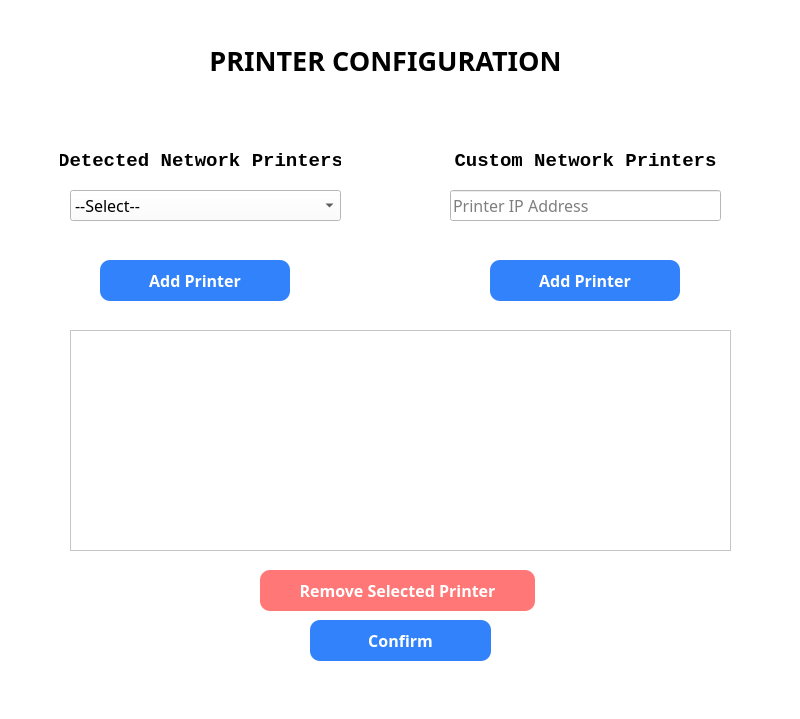
<?xml version="1.0" encoding="UTF-8"?>
<ui version="4.0">
 <class>PrinterSelectionWindow</class>
 <widget class="QMainWindow" name="PrinterSelectionWindow">
  <property name="geometry">
   <rect>
    <x>0</x>
    <y>0</y>
    <width>800</width>
    <height>719</height>
   </rect>
  </property>
  <property name="windowTitle">
   <string>Printer Configuration</string>
  </property>
  <property name="styleSheet">
   <string notr="true">background-color:white;</string>
  </property>
  <widget class="QWidget" name="centralwidget">
   <widget class="QPushButton" name="add_auto_network_printer_button">
    <property name="geometry">
     <rect>
      <x>100</x>
      <y>260</y>
      <width>190</width>
      <height>41</height>
     </rect>
    </property>
    <property name="font">
     <font>
      <family>Sans Serif Collection</family>
      <pointsize>12</pointsize>
      <weight>75</weight>
      <bold>true</bold>
     </font>
    </property>
    <property name="styleSheet">
     <string notr="true">QPushButton {
    background-color:#3282fb;
    border-radius: 10px;
	color:white;
}


QPushButton:pressed {
    border: 2px solid rgb(129, 129, 129); /* Thicker red border when pressed */
 	background-color:rgb(44, 115, 221); /* Change the background on press */
}</string>
    </property>
    <property name="text">
     <string>Add Printer</string>
    </property>
   </widget>
   <widget class="QLineEdit" name="network_printer_input">
    <property name="geometry">
     <rect>
      <x>450</x>
      <y>190</y>
      <width>271</width>
      <height>31</height>
     </rect>
    </property>
    <property name="font">
     <font>
      <family>Sans Serif Collection</family>
      <pointsize>12</pointsize>
     </font>
    </property>
    <property name="text">
     <string/>
    </property>
    <property name="placeholderText">
     <string>Printer IP Address</string>
    </property>
   </widget>
   <widget class="QComboBox" name="auto_network_printers_combo">
    <property name="geometry">
     <rect>
      <x>70</x>
      <y>190</y>
      <width>271</width>
      <height>31</height>
     </rect>
    </property>
    <property name="font">
     <font>
      <family>Sans Serif Collection</family>
      <pointsize>12</pointsize>
     </font>
    </property>
    <property name="placeholderText">
     <string/>
    </property>
    <item>
     <property name="text">
      <string>--Select--</string>
     </property>
    </item>
   </widget>
   <widget class="QLabel" name="label_2">
    <property name="geometry">
     <rect>
      <x>60</x>
      <y>140</y>
      <width>281</width>
      <height>41</height>
     </rect>
    </property>
    <property name="font">
     <font>
      <family>Consolas</family>
      <pointsize>14</pointsize>
      <weight>75</weight>
      <bold>true</bold>
     </font>
    </property>
    <property name="text">
     <string>Detected Network Printers</string>
    </property>
    <property name="alignment">
     <set>Qt::AlignCenter</set>
    </property>
   </widget>
   <widget class="QLabel" name="label_3">
    <property name="geometry">
     <rect>
      <x>450</x>
      <y>140</y>
      <width>271</width>
      <height>41</height>
     </rect>
    </property>
    <property name="font">
     <font>
      <family>Consolas</family>
      <pointsize>14</pointsize>
      <weight>75</weight>
      <bold>true</bold>
     </font>
    </property>
    <property name="text">
     <string>Custom Network Printers</string>
    </property>
    <property name="alignment">
     <set>Qt::AlignCenter</set>
    </property>
   </widget>
   <widget class="QListWidget" name="printer_list_widget">
    <property name="geometry">
     <rect>
      <x>70</x>
      <y>330</y>
      <width>661</width>
      <height>221</height>
     </rect>
    </property>
    <property name="font">
     <font>
      <family>Sans Serif Collection</family>
      <pointsize>12</pointsize>
     </font>
    </property>
    <property name="styleSheet">
     <string notr="true">text-align:center;</string>
    </property>
   </widget>
   <widget class="QPushButton" name="remove_printer_button">
    <property name="geometry">
     <rect>
      <x>260</x>
      <y>570</y>
      <width>275</width>
      <height>41</height>
     </rect>
    </property>
    <property name="font">
     <font>
      <family>Sans Serif Collection</family>
      <pointsize>12</pointsize>
      <weight>75</weight>
      <bold>true</bold>
     </font>
    </property>
    <property name="styleSheet">
     <string notr="true">QPushButton {
    background-color:rgb(255, 119, 119);
    border-radius: 10px;
	color:white;
}


QPushButton:pressed {
    border: 2px solid rgb(129, 129, 129); /* Thicker red border when pressed */
 	background-color:rgb(255, 0, 0); /* Change the background on press */
}</string>
    </property>
    <property name="text">
     <string>Remove Selected Printer</string>
    </property>
   </widget>
   <widget class="QPushButton" name="network_printer_button">
    <property name="geometry">
     <rect>
      <x>490</x>
      <y>260</y>
      <width>190</width>
      <height>41</height>
     </rect>
    </property>
    <property name="font">
     <font>
      <family>Sans Serif Collection</family>
      <pointsize>12</pointsize>
      <weight>75</weight>
      <bold>true</bold>
     </font>
    </property>
    <property name="styleSheet">
     <string notr="true">QPushButton {
    background-color:#3282fb;
    border-radius: 10px;
	color:white;
}


QPushButton:pressed {
    border: 2px solid rgb(129, 129, 129); /* Thicker red border when pressed */
 	background-color:rgb(44, 115, 221); /* Change the background on press */
}</string>
    </property>
    <property name="text">
     <string>Add Printer</string>
    </property>
   </widget>
   <widget class="QPushButton" name="confirm_config_button">
    <property name="geometry">
     <rect>
      <x>310</x>
      <y>620</y>
      <width>181</width>
      <height>41</height>
     </rect>
    </property>
    <property name="font">
     <font>
      <family>Sans Serif Collection</family>
      <pointsize>12</pointsize>
      <weight>75</weight>
      <bold>true</bold>
     </font>
    </property>
    <property name="styleSheet">
     <string notr="true">QPushButton {
    background-color:#3282fb;
    border-radius: 10px;
	color:white;
}


QPushButton:pressed {
    border: 2px solid rgb(129, 129, 129); /* Thicker red border when pressed */
 	background-color:rgb(44, 115, 221); /* Change the background on press */
}</string>
    </property>
    <property name="text">
     <string>Confirm</string>
    </property>
   </widget>
   <widget class="QLabel" name="heading_label">
    <property name="geometry">
     <rect>
      <x>140</x>
      <y>30</y>
      <width>491</width>
      <height>61</height>
     </rect>
    </property>
    <property name="font">
     <font>
      <family>Sans Serif Collection</family>
      <pointsize>20</pointsize>
      <weight>75</weight>
      <bold>true</bold>
     </font>
    </property>
    <property name="text">
     <string>PRINTER CONFIGURATION</string>
    </property>
    <property name="alignment">
     <set>Qt::AlignCenter</set>
    </property>
   </widget>
  </widget>
 </widget>
 <resources/>
 <connections/>
</ui>
